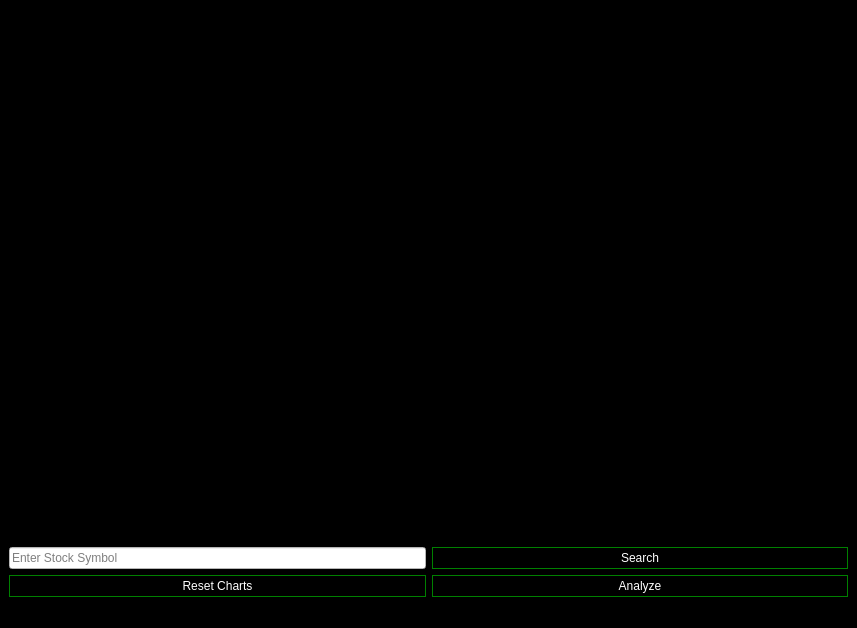
<?xml version="1.0" encoding="UTF-8"?>
<ui version="4.0">
 <class>MainWindow</class>
 <widget class="QMainWindow" name="MainWindow">
  <property name="geometry">
   <rect>
    <x>0</x>
    <y>0</y>
    <width>857</width>
    <height>628</height>
   </rect>
  </property>
  <property name="palette">
   <palette>
    <active>
     <colorrole role="Button">
      <brush brushstyle="SolidPattern">
       <color alpha="255">
        <red>0</red>
        <green>0</green>
        <blue>0</blue>
       </color>
      </brush>
     </colorrole>
     <colorrole role="Base">
      <brush brushstyle="SolidPattern">
       <color alpha="255">
        <red>0</red>
        <green>0</green>
        <blue>0</blue>
       </color>
      </brush>
     </colorrole>
     <colorrole role="Window">
      <brush brushstyle="SolidPattern">
       <color alpha="255">
        <red>0</red>
        <green>0</green>
        <blue>0</blue>
       </color>
      </brush>
     </colorrole>
    </active>
    <inactive>
     <colorrole role="Button">
      <brush brushstyle="SolidPattern">
       <color alpha="255">
        <red>0</red>
        <green>0</green>
        <blue>0</blue>
       </color>
      </brush>
     </colorrole>
     <colorrole role="Base">
      <brush brushstyle="SolidPattern">
       <color alpha="255">
        <red>0</red>
        <green>0</green>
        <blue>0</blue>
       </color>
      </brush>
     </colorrole>
     <colorrole role="Window">
      <brush brushstyle="SolidPattern">
       <color alpha="255">
        <red>0</red>
        <green>0</green>
        <blue>0</blue>
       </color>
      </brush>
     </colorrole>
    </inactive>
    <disabled>
     <colorrole role="Button">
      <brush brushstyle="SolidPattern">
       <color alpha="255">
        <red>0</red>
        <green>0</green>
        <blue>0</blue>
       </color>
      </brush>
     </colorrole>
     <colorrole role="Base">
      <brush brushstyle="SolidPattern">
       <color alpha="255">
        <red>0</red>
        <green>0</green>
        <blue>0</blue>
       </color>
      </brush>
     </colorrole>
     <colorrole role="Window">
      <brush brushstyle="SolidPattern">
       <color alpha="255">
        <red>0</red>
        <green>0</green>
        <blue>0</blue>
       </color>
      </brush>
     </colorrole>
    </disabled>
   </palette>
  </property>
  <property name="windowTitle">
   <string>MainWindow</string>
  </property>
  <property name="styleSheet">
   <string notr="true">background-color:black;</string>
  </property>
  <widget class="QWidget" name="centralwidget">
   <property name="styleSheet">
    <string notr="true"/>
   </property>
   <layout class="QGridLayout" name="gridLayout">
    <item row="3" column="0">
     <widget class="QLineEdit" name="searchTxt">
      <property name="styleSheet">
       <string notr="true">background-color:white;</string>
      </property>
      <property name="placeholderText">
       <string>Enter Stock Symbol</string>
      </property>
     </widget>
    </item>
    <item row="2" column="0" colspan="2">
     <widget class="GraphicsLayoutWidget" name="graphicsView_2"/>
    </item>
    <item row="4" column="0">
     <widget class="QPushButton" name="resetChart">
      <property name="autoFillBackground">
       <bool>false</bool>
      </property>
      <property name="styleSheet">
       <string notr="true">background-color:black;
color:white;
border: 1px solid green;
padding: 3px;</string>
      </property>
      <property name="text">
       <string>Reset Charts</string>
      </property>
     </widget>
    </item>
    <item row="1" column="0" colspan="2">
     <widget class="GraphicsLayoutWidget" name="graphicsView"/>
    </item>
    <item row="3" column="1">
     <widget class="QPushButton" name="searchBtn">
      <property name="styleSheet">
       <string notr="true">background-color:black;
color:white;
border: 1px solid green;
padding: 3px;


</string>
      </property>
      <property name="text">
       <string>Search</string>
      </property>
     </widget>
    </item>
    <item row="0" column="0" colspan="2">
     <widget class="QLabel" name="priceLabel">
      <property name="text">
       <string/>
      </property>
     </widget>
    </item>
    <item row="4" column="1">
     <widget class="QPushButton" name="pushButton">
      <property name="sizePolicy">
       <sizepolicy hsizetype="MinimumExpanding" vsizetype="Fixed">
        <horstretch>0</horstretch>
        <verstretch>0</verstretch>
       </sizepolicy>
      </property>
      <property name="styleSheet">
       <string notr="true">background-color:black;
color:white;
border: 1px solid green;
padding: 3px;</string>
      </property>
      <property name="text">
       <string>Analyze</string>
      </property>
     </widget>
    </item>
   </layout>
  </widget>
  <widget class="QMenuBar" name="menubar">
   <property name="geometry">
    <rect>
     <x>0</x>
     <y>0</y>
     <width>857</width>
     <height>22</height>
    </rect>
   </property>
  </widget>
  <widget class="QStatusBar" name="statusbar"/>
 </widget>
 <customwidgets>
  <customwidget>
   <class>GraphicsLayoutWidget</class>
   <extends>QGraphicsView</extends>
   <header>pyqtgraph</header>
  </customwidget>
 </customwidgets>
 <resources/>
 <connections/>
</ui>
